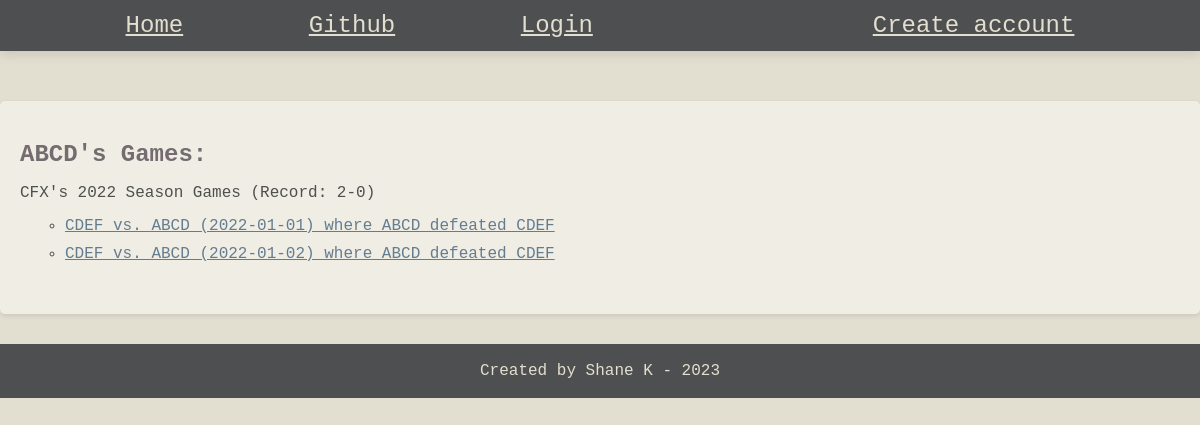
Before: /rpiapp/leagues/68/teams/63/ with the older database file.
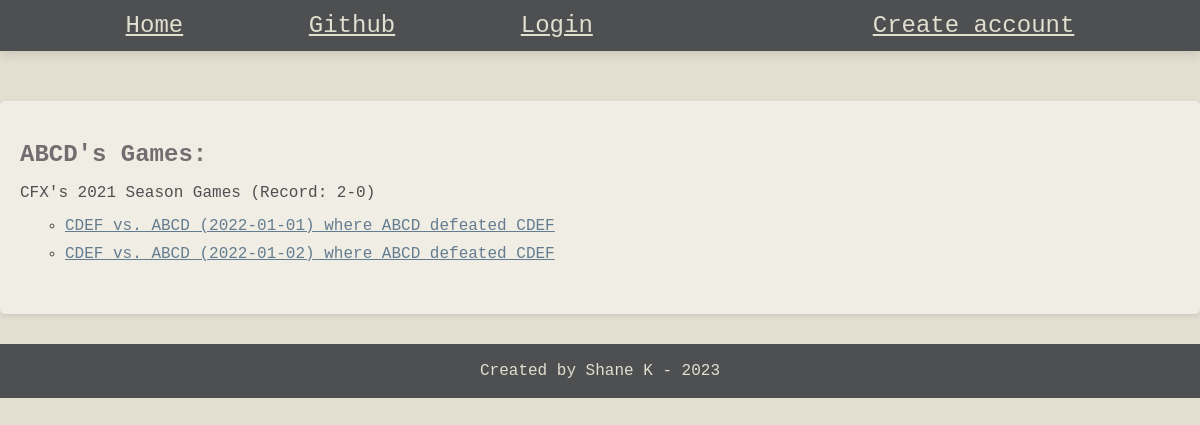
After: the same page with the newer database file.
### rpiapp/models.py (models this page shows)
class Season(models.Model):
    created_by = models.ForeignKey(User, on_delete=models.SET_NULL, related_name="user_seasons", null=True)
    league = models.ForeignKey(League, on_delete=models.CASCADE, related_name="seasons", null=True)
    year = models.IntegerField(default=2023)
    class Meta:
        unique_together = ('league', 'year')
    def __str__(self):
        return (f"{self.league}'s {self.year} Season")

class League(models.Model):
    created_by = models.ForeignKey(User, on_delete=models.SET_NULL, related_name="user_leagues", null=True)
    name = models.CharField(max_length=100, unique=True)
    def __str__(self):
        return self.name

### rpiapp/views.py (the view)
# urls.py: path("leagues/<int:league_id>/teams/<int:team_id>/", views.team_details, name="team_details"),
def team_details(request, league_id, team_id):
    team = get_object_or_404(Team, id=team_id)
    team_games = team.home_games.all() | team.away_games.all()
    team_games = team_games.order_by("-season__year")
    team_games_by_season = {}
    for game in team_games:
        if game.season not in team_games_by_season:
            team_games_by_season[game.season] = {"games":[],
                                                 "wins":0,
                                                 "losses":0}
        team_games_by_season[game.season]['games'].append(game)
        if game.winner == team:
            team_games_by_season[game.season]['wins'] += 1
        if game.loser == team:
            team_games_by_season[game.season]['losses'] += 1
    context = {
        "team" : team,
        "team_games_by_season" : team_games_by_season,
    }
    return render(request, "rpiapp/team_details.html", context)

### rpiapp/models.py (called while the page is built)
    def __str__(self):
        return self.name

    def __str__(self):
        return (f"{self.home_team} vs. {self.away_team} ({self.date}) where {self.winner} defeated {self.loser}")

### rpiapp/templates/rpiapp/team_details.html (shortened to what this page needs)
{% extends 'rpiapp/base.html' %}
{% block content %}
<body>
    <section>
        <h1>{{team.name}}'s Games: </h1>
        {% if team_games_by_season %}
            <ul>
                {% for season,record in team_games_by_season.items %}
                <li>{{season}} Games (Record: {{record.wins}}-{{record.losses}})</li>
                <ul>
                    {% for game in record.games %}
                        <li><a href="{% url 'rpiapp:game_details' game.league.id game.season.id game.id %}" > {{game}} </a></li>
                    {% endfor %}
                </ul>
                {% endfor %}
            </ul>
        {% else %}
            <p> No games played... </p>
        {% endif %}
    </section>
</body>
{% endblock %}

Changed rows visible on the page:
changed Season: league+year "CFX's 2022 Season" → "CFX's 2021 Season"
